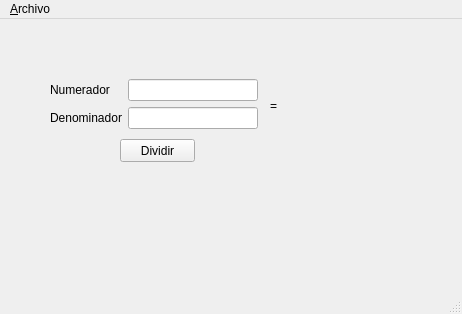
<?xml version="1.0" encoding="UTF-8"?>
<ui version="4.0">
 <class>MainWindow</class>
 <widget class="QMainWindow" name="MainWindow">
  <property name="geometry">
   <rect>
    <x>0</x>
    <y>0</y>
    <width>462</width>
    <height>314</height>
   </rect>
  </property>
  <property name="windowTitle">
   <string>MainWindow</string>
  </property>
  <widget class="QWidget" name="centralwidget">
   <widget class="QPushButton" name="pushButton1">
    <property name="geometry">
     <rect>
      <x>120</x>
      <y>120</y>
      <width>75</width>
      <height>23</height>
     </rect>
    </property>
    <property name="text">
     <string>Dividir</string>
    </property>
   </widget>
   <widget class="QLabel" name="label_3">
    <property name="geometry">
     <rect>
      <x>270</x>
      <y>80</y>
      <width>46</width>
      <height>13</height>
     </rect>
    </property>
    <property name="text">
     <string>=</string>
    </property>
   </widget>
   <widget class="QWidget" name="">
    <property name="geometry">
     <rect>
      <x>50</x>
      <y>60</y>
      <width>208</width>
      <height>50</height>
     </rect>
    </property>
    <layout class="QFormLayout" name="formLayout">
     <item row="0" column="0">
      <layout class="QVBoxLayout" name="verticalLayout_2">
       <item>
        <widget class="QLabel" name="label">
         <property name="text">
          <string>&lt;html&gt;&lt;head/&gt;&lt;body&gt;&lt;p&gt;Numerador&lt;/p&gt;&lt;/body&gt;&lt;/html&gt;</string>
         </property>
        </widget>
       </item>
       <item>
        <widget class="QLabel" name="label_2">
         <property name="text">
          <string>Denominador</string>
         </property>
        </widget>
       </item>
      </layout>
     </item>
     <item row="0" column="1">
      <layout class="QVBoxLayout" name="verticalLayout">
       <item>
        <widget class="QLineEdit" name="lineEdit1"/>
       </item>
       <item>
        <widget class="QLineEdit" name="lineEdit2"/>
       </item>
      </layout>
     </item>
    </layout>
   </widget>
  </widget>
  <widget class="QMenuBar" name="menubar">
   <property name="geometry">
    <rect>
     <x>0</x>
     <y>0</y>
     <width>462</width>
     <height>21</height>
    </rect>
   </property>
   <widget class="QMenu" name="menu_Archivo">
    <property name="title">
     <string>&amp;Archivo</string>
    </property>
    <addaction name="action_Ejecutar"/>
    <addaction name="action_Salir"/>
   </widget>
   <addaction name="menu_Archivo"/>
  </widget>
  <widget class="QStatusBar" name="statusbar"/>
  <action name="action_Ejecutar">
   <property name="text">
    <string>&amp;Ejecutar</string>
   </property>
   <property name="shortcut">
    <string>Ctrl+E</string>
   </property>
  </action>
  <action name="action_Salir">
   <property name="text">
    <string>&amp;Salir</string>
   </property>
  </action>
 </widget>
 <resources/>
 <connections>
  <connection>
   <sender>pushButton1</sender>
   <signal>clicked()</signal>
   <receiver>MainWindow</receiver>
   <slot>click_button()</slot>
   <hints>
    <hint type="sourcelabel">
     <x>146</x>
     <y>148</y>
    </hint>
    <hint type="destinationlabel">
     <x>274</x>
     <y>184</y>
    </hint>
   </hints>
  </connection>
 </connections>
 <slots>
  <slot>click_button()</slot>
 </slots>
</ui>
